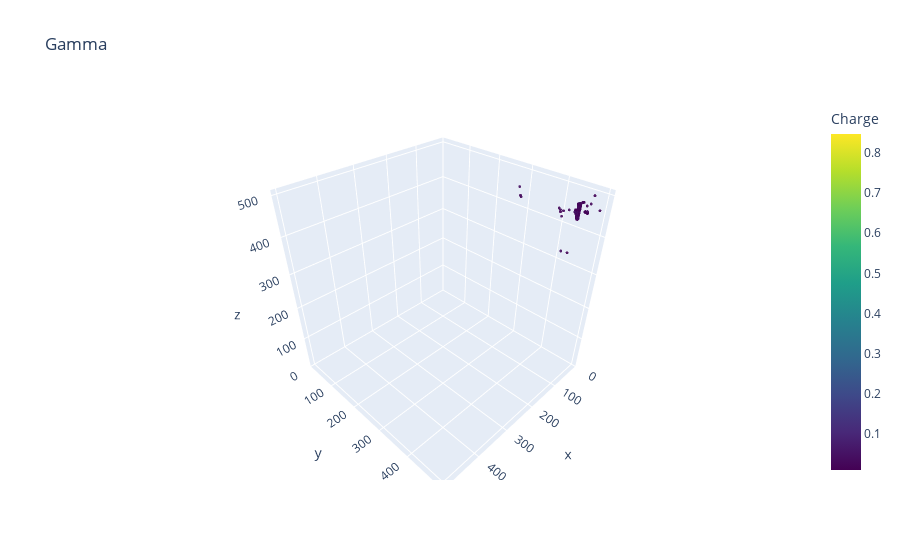

The notebook cell this image was saved under:
### Code cell
plot3d(next(it))

### Figure 1 — Plotly figure (JSON) as saved in the notebook; plotly's stock layout.template omitted (floating-point values rounded to 4 significant figures; data arrays with more than 128 entries replaced by an {"elided": "..."} marker saying what was removed)
{"data": [{"marker": {"color": {"elided": "506 float values"}, "colorbar": {"title": {"text": "Charge"}}, "colorscale": [[0, "#440154"], [0.1111, "#482878"], [0.2222, "#3e4989"], [0.3333, "#31688e"], [0.4444, "#26828e"], [0.5556, "#1f9e89"], [0.6667, "#35b779"], [0.7778, "#6ece58"], [0.8889, "#b5de2b"], [1, "#fde725"]], "opacity": 0.9, "size": 1}, "mode": "markers", "type": "scatter3d", "x": {"elided": "506 int values"}, "y": {"elided": "506 int values"}, "z": {"elided": "506 int values"}}], "layout": {"scene": {"aspectratio": {"x": 1, "y": 1, "z": 1}, "xaxis": {"nticks": 6, "range": [0, 512]}, "yaxis": {"nticks": 6, "range": [0, 512]}, "zaxis": {"nticks": 6, "range": [0, 512]}}, "title": {"text": "Gamma"}}}
